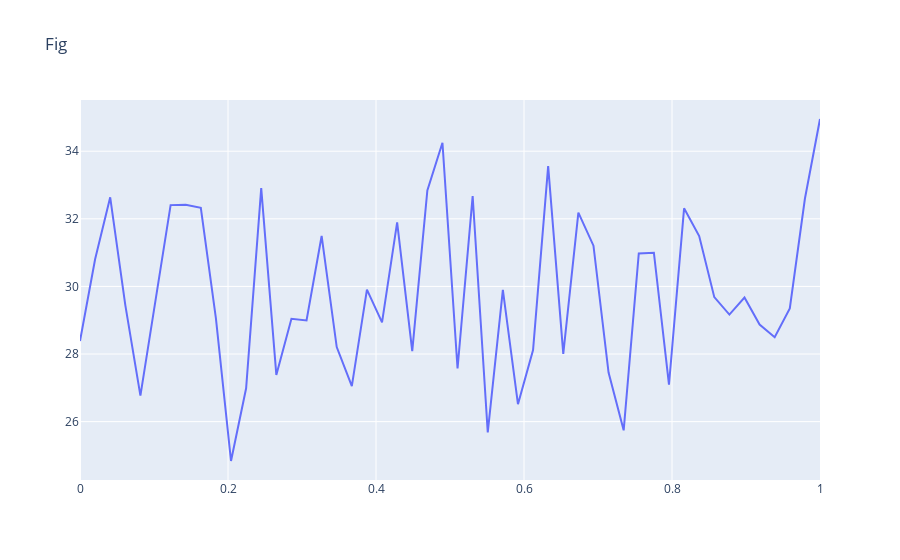

Source (notebook cell):
### Code cell
linha = [go.Scatter(x=x,y=y,mode='lines')]
layout = go.Layout(title='Fig')
fig = go.Figure(data= linha, layout=layout)
fig.show()
